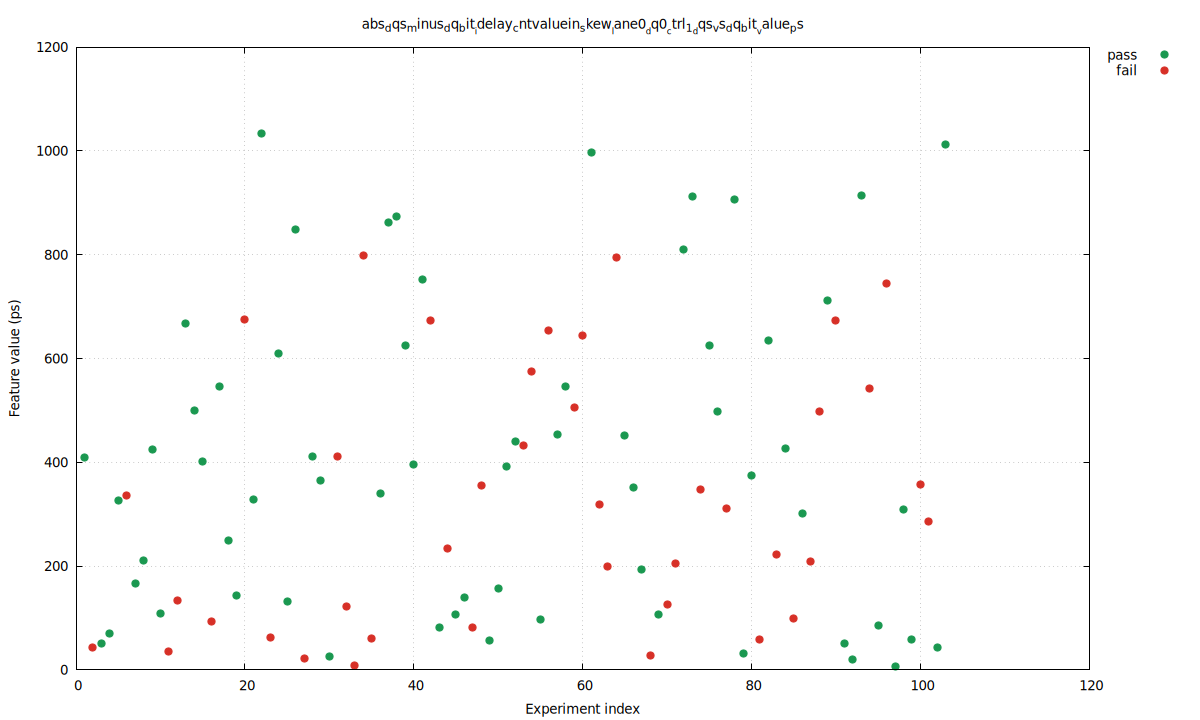

Recreate this plot in gnuplot.
set terminal pngcairo size 1200,720 enhanced font 'DejaVu Sans,10'
set output 'baseline_seed_1_30_skew_abs_dqs_minus_dq_bit_idelay_cntvaluein_skew_lane0_dq0_ctrl_1_dqs_vs_dq_bit_value_ps.png'
set datafile separator comma
set key outside right top
set grid
set xlabel 'Experiment index'
set ylabel 'Feature value (ps)'
set title 'abs_dqs_minus_dq_bit__idelay_cntvaluein_skew__lane0__dq0__ctrl_1__dqs_vs_dq_bit__value_ps'
plot \
  'baseline_seed_1_30_skew_abs_dqs_minus_dq_bit_idelay_cntvaluein_skew_lane0_dq0_ctrl_1_dqs_vs_dq_bit_value_ps.dat' using 1:4 with points pt 7 ps 1.2 lc rgb '#1a9850' title 'pass', \
  'baseline_seed_1_30_skew_abs_dqs_minus_dq_bit_idelay_cntvaluein_skew_lane0_dq0_ctrl_1_dqs_vs_dq_bit_value_ps.dat' using 1:5 with points pt 7 ps 1.2 lc rgb '#d73027' title 'fail'
